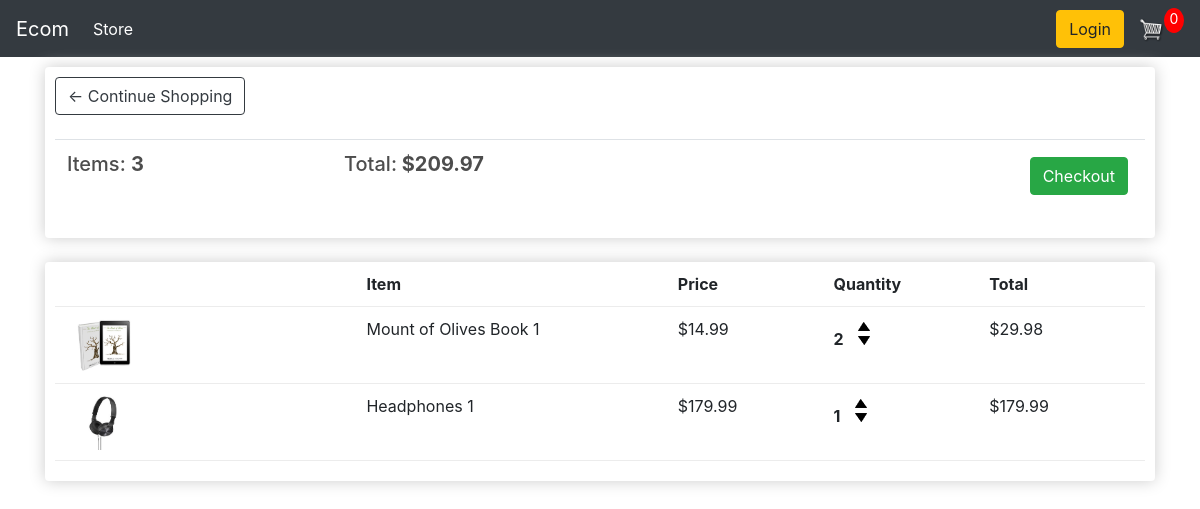
The app's page /cart/ (signed in) with its own data.
### store/models.py (models this page shows, shortened)
class Order(models.Model):
    customer = models.ForeignKey(Customer, on_delete=models.SET_NULL, null=True, blank=True)
    date_ordered = models.DateTimeField(auto_now_add=True)
    complete = models.BooleanField(default=False)
    transaction_id = models.CharField(max_length=100, null=True)
    @property
    def get_cart_total(self):
        orderitems = self.orderitem_set.all()
        total = sum([item.get_total for item in orderitems])
        return total
    @property
    def get_cart_items(self):
        orderitems = self.orderitem_set.all()
        total = sum([item.quantity for item in orderitems])
        return total

class OrderItem(models.Model):
    product = models.ForeignKey(Product, on_delete=models.SET_NULL, null=True)
    order = models.ForeignKey(Order, on_delete=models.SET_NULL, null=True)
    quantity = models.IntegerField(default=0, null=True, blank=True)
    date_added = models.DateTimeField(auto_now_add=True)
    @property
    def get_total(self):
        total = self.product.price * self.quantity
        return total

class Product(models.Model):
    name = models.CharField(max_length=200)
    price = models.FloatField()
    digital = models.BooleanField(default=False, null=True, blank=True)
    image = models.ImageField(null=True, blank=True)
    @property
    def imageURL(self):
        try:
            url = self.image.url
        except:
            url = ''
        return url

### store/views.py (the view)
# urls.py: path('cart/', views.cart, name="cart"),
def cart(request):
    if request.user.is_authenticated:
        customer = request.user.customer
        order, created = Order.objects.get_or_create(customer = customer, complete=False )
        items = order.orderitem_set.all()
    else:
        items = []
        order = {'get_cart_total':0,'get_cart_items':0}
    context = {'items':items, 'order':order}
    return render(request, "store/cart.html", context)

### store/templates/store/cart.html
{% extends 'store/main.html' %}
{% load static %}
{% block content %}
    <div class="row">
        <div class="col-lg-12">
            <div class="box-element">
                <a  class="btn btn-outline-dark" href="{% url 'store' %}">&#x2190; Continue Shopping</a>
                <br>
                <br>
                <table class="table">
                    <tr>
                        <th><h5>Items: <strong>{{ order.get_cart_items }}</strong></h5></th>
                        <th><h5>Total:<strong> ${{ order.get_cart_total|floatformat:2 }}</strong></h5></th>
                        <th>
                            <a  style="float:right; margin:5px;" class="btn btn-success" href="{% url 'checkout' %}">Checkout</a>
                        </th>
                    </tr>
                </table>
            </div>
            <br>
            <div class="box-element">
                <div class="cart-row">
                    <div style="flex:2"></div>
                    <div style="flex:2"><strong>Item</strong></div>
                    <div style="flex:1"><strong>Price</strong></div>
                    <div style="flex:1"><strong>Quantity</strong></div>
                    <div style="flex:1"><strong>Total</strong></div>
                </div>
                {% for item in items %}
                <div class="cart-row">
                    <div style="flex:2"><img class="row-image" src="{{ item.product.imageURL }}"></div>
                    <div style="flex:2"><p>{{ item.product.name }} 1</p></div>
                    <div style="flex:1"><p>${{ item.product.price|floatformat:2 }}</p></div>
                    <div style="flex:1">
                        <p class="quantity">{{ item.quantity }}</p>
                        <div class="quantity">
                            <img class="chg-quantity" src="{% static  'images/arrow-up.png' %}">
                            <img class="chg-quantity" src="{% static  'images/arrow-down.png' %}">
                        </div>
                    </div>
                    <div style="flex:1"><p>${{ item.get_total }}</p></div>
                </div>
                {% endfor %}
            </div>
        </div>
    </div>
{% endblock content %}

### static/css/main.css (style rules this page uses)
body { background-color: hsl(0, 0%, 98%); }
h1,h2,h3,h4,h5,h6 { color:hsl(0, 0%, 30%); }
.box-element { box-shadow:hsl(0, 0%, 80%) 0 0 16px; background-color: #fff; border-radius: 4px; padding: 10px; }
.col-lg-4, .col-lg-6, .col-lg-8, .col-lg-12 { margin-top: 10px; }
.btn { border-radius: 0; }
.row-image { width: 100px; }
.cart-row { display: flex; align-items: stretch; padding-bottom: 10px; margin-bottom: 10px; border-bottom: 1px solid #ececec; }
.quantity { display: inline-block; font-weight: 700; padding-right:10px; }
.chg-quantity { width: 12px; cursor: pointer; display: block; margin-top: 5px; transition:.1s; }

### records on screen
Order: get_cart_items "3", get_cart_total "209.97"
OrderItem: product.imageURL (picture), product.name "Mount of Olives Book", product.price "14.99", quantity "2", get_total "29.98"
OrderItem: product.imageURL (picture), product.name "Headphones", product.price "179.99", quantity "1", get_total "179.99"
